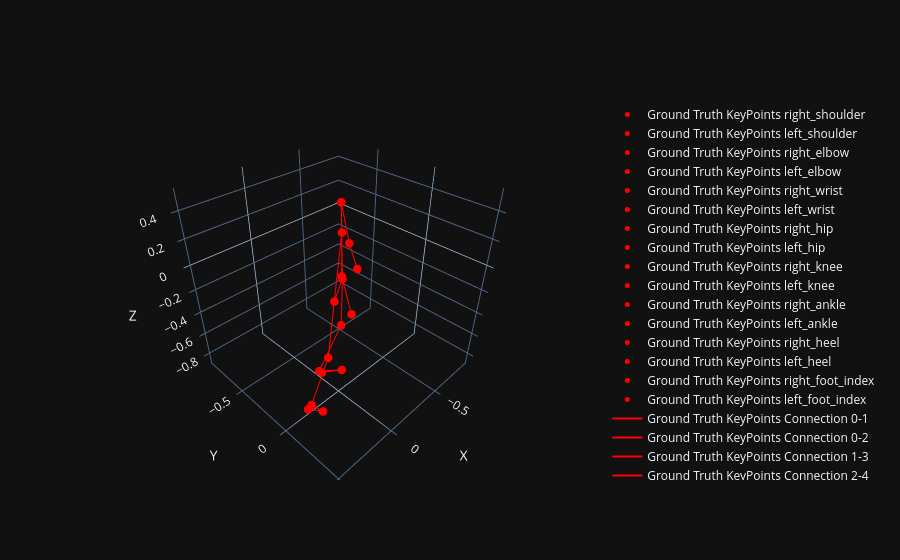
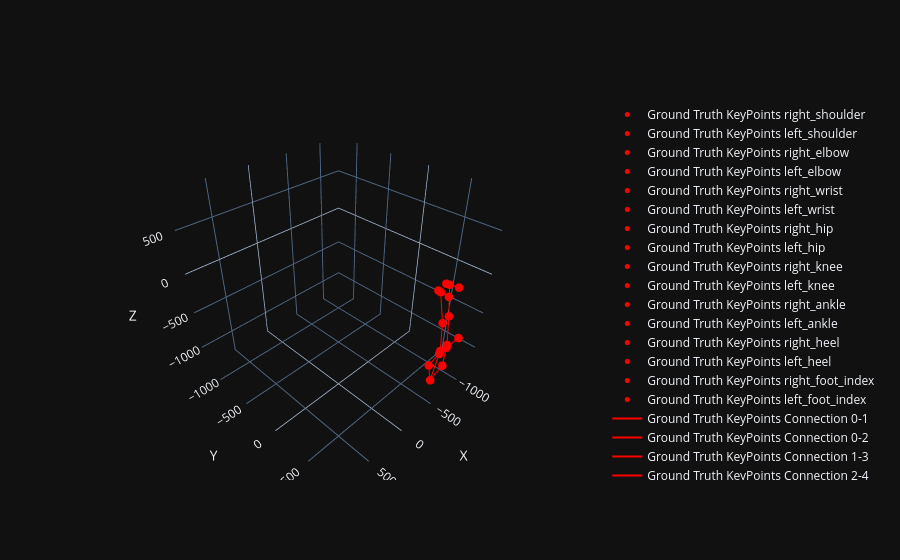

Notebook code for these charts, in order:
### Code cell
file_path = ('results/1.pkl')
with open(file_path, 'rb') as file:
    data = pickle.load(file)
    
data.keys()
gt_keypoints = data['pred']
frame = data['frame']   

def plot_3d_keypoints(keypoints_ground_truth, model_name, image):
    colors = ['red']
    names = ['Ground Truth KeyPoints']

    # Define connections between related keypoints
    if model_name == 'mediapipe':
        connections = [(0, 1), (0, 2), (1, 3), (2, 4), (3, 5), (6, 7), (0, 6),
                       (1, 7), (6, 8), (7, 9), (8, 10), (9, 11), (10, 12),
                       (11, 13), (10, 14), (11, 15), (12, 14), (13, 15)]

    # Create a Plotly 3D scatter plot
    fig = go.Figure()

    keypoints_dict = keypoints_ground_truth
    keypoints_array = np.array([v for v in keypoints_dict.values()])
    x, y, z = keypoints_array[:, 0], -keypoints_array[:, 1], keypoints_array[:, 2]

    # Scatter plot for keypoints
    for kp_name, kp_x, kp_y, kp_z in zip(keypoints_dict.keys(), x, y, z):
        fig.add_trace(go.Scatter3d(
            x=[kp_z], y=[kp_x], z=[kp_y], mode='markers',
            marker=dict(color=colors[0], size=5),
            text=[kp_name], textposition="top center",
            name=f'{names[0]} {kp_name}'
        ))

    # Plot connections
    for connection in connections:
        x_vals = [x[connection[0]], x[connection[1]]]
        y_vals = [y[connection[0]], y[connection[1]]]
        z_vals = [z[connection[0]], z[connection[1]]]
        fig.add_trace(go.Scatter3d(
            x=z_vals, y=x_vals, z=y_vals, mode='lines',
            line=dict(color=colors[0]),
            name=f'{names[0]} Connection {connection[0]}-{connection[1]}'
        ))

    # Combine x, y, z values into a single list
    all_values = tuple(x) + tuple(y) + tuple(z)

    # Find the minimum and maximum values
    min_value = min(all_values) - abs(min(all_values) * 0.1)
    max_value = max(all_values) + abs(max(all_values) * 0.1)

    # Update layout to set axis limits
    fig.update_layout(
        scene=dict(
            aspectmode='cube',
            xaxis=dict(title='X', range=[min_value, max_value]),
            yaxis=dict(title='Y', range=[min_value, max_value]),
            zaxis=dict(title='Z', range=[min_value, max_value])
        )
    )

    # Show the figure
    fig.show()
    
        # Overlay 2D keypoints on image if provided
    if image is not None:
        overlay_2d_keypoints_on_image(keypoints_dict, image, connections)

    
def overlay_2d_keypoints_on_image(keypoints, image, connections):
    if isinstance(next(iter(keypoints.keys())), int):
        for connection in connections:
            pt1 = (int(keypoints[connection[0]][0]), int(keypoints[connection[0]][1]))
            pt2 = (int(keypoints[connection[1]][0]), int(keypoints[connection[1]][1]))
            cv2.line(image, pt1, pt2, (0, 255, 0), 2)
    
    for kp_name, kp in keypoints.items():
        pt = (int(kp[0]), int(kp[1]))
        cv2.circle(image, pt, 5, (0, 0, 255), -1)
        cv2.putText(image, str(kp_name), pt, cv2.FONT_HERSHEY_SIMPLEX, 0.5, (255, 0, 0), 1, cv2.LINE_AA)

    plt.imshow(cv2.cvtColor(image, cv2.COLOR_BGR2RGB))
    plt.axis('off')
    plt.show()

# Check the structure of the keypoints
print(gt_keypoints.keys())


# Example usage with the gt_keypoints data
plot_3d_keypoints(data['pred'], 'mediapipe', frame)
plot_3d_keypoints(data['gt'], 'mediapipe', frame)
plt.imshow(frame)

### Figure 1 — Plotly figure (JSON) as saved in the notebook; plotly's stock layout.template omitted (floating-point values rounded to 4 significant figures)
{"data": [{"marker": {"color": "red", "size": 5}, "mode": "markers", "name": "Ground Truth KeyPoints right_shoulder", "text": ["right_shoulder"], "textposition": "top center", "x": [-0.1497], "y": [-0.1271], "z": [0.4994], "type": "scatter3d"}, {"marker": {"color": "red", "size": 5}, "mode": "markers", "name": "Ground Truth KeyPoints left_shoulder", "text": ["left_shoulder"], "textposition": "top center", "x": [0.05023], "y": [0.07582], "z": [0.4489], "type": "scatter3d"}, {"marker": {"color": "red", "size": 5}, "mode": "markers", "name": "Ground Truth KeyPoints right_elbow", "text": ["right_elbow"], "textposition": "top center", "x": [-0.2226], "y": [-0.1257], "z": [0.1924], "type": "scatter3d"}, {"marker": {"color": "red", "size": 5}, "mode": "markers", "name": "Ground Truth KeyPoints left_elbow", "text": ["left_elbow"], "textposition": "top center", "x": [0.1068], "y": [0.1319], "z": [0.214], "type": "scatter3d"}, {"marker": {"color": "red", "size": 5}, "mode": "markers", "name": "Ground Truth KeyPoints right_wrist", "text": ["right_wrist"], "textposition": "top center", "x": [-0.274], "y": [-0.09683], "z": [-0.01325], "type": "scatter3d"}, {"marker": {"color": "red", "size": 5}, "mode": "markers", "name": "Ground Truth KeyPoints left_wrist", "text": ["left_wrist"], "textposition": "top center", "x": [0.1145], "y": [0.2205], "z": [-0.003597], "type": "scatter3d"}, {"marker": {"color": "red", "size": 5}, "mode": "markers", "name": "Ground Truth KeyPoints right_hip", "text": ["right_hip"], "textposition": "top center", "x": [-0.09814], "y": [-0.06189], "z": [0.008036], "type": "scatter3d"}, {"marker": {"color": "red", "size": 5}, "mode": "markers", "name": "Ground Truth KeyPoints left_hip", "text": ["left_hip"], "textposition": "top center", "x": [0.09939], "y": [0.06369], "z": [-0.003024], "type": "scatter3d"}, {"marker": {"color": "red", "size": 5}, "mode": "markers", "name": "Ground Truth KeyPoints right_knee", "text": ["right_knee"], "textposition": "top center", "x": [-0.07365], "y": [-0.0484], "z": [-0.3533], "type": "scatter3d"}, {"marker": {"color": "red", "size": 5}, "mode": "markers", "name": "Ground Truth KeyPoints left_knee", "text": ["left_knee"], "textposition": "top center", "x": [0.1453], "y": [0.05082], "z": [-0.4424], "type": "scatter3d"}, {"marker": {"color": "red", "size": 5}, "mode": "markers", "name": "Ground Truth KeyPoints right_ankle", "text": ["right_ankle"], "textposition": "top center", "x": [0.07045], "y": [-0.1267], "z": [-0.7432], "type": "scatter3d"}, {"marker": {"color": "red", "size": 5}, "mode": "markers", "name": "Ground Truth KeyPoints left_ankle", "text": ["left_ankle"], "textposition": "top center", "x": [0.2963], "y": [0.03842], "z": [-0.7852], "type": "scatter3d"}, {"marker": {"color": "red", "size": 5}, "mode": "markers", "name": "Ground Truth KeyPoints right_heel", "text": ["right_heel"], "textposition": "top center", "x": [0.04307], "y": [-0.1269], "z": [-0.7775], "type": "scatter3d"}, {"marker": {"color": "red", "size": 5}, "mode": "markers", "name": "Ground Truth KeyPoints left_heel", "text": ["left_heel"], "textposition": "top center", "x": [0.3164], "y": [0.02337], "z": [-0.825], "type": "scatter3d"}, {"marker": {"color": "red", "size": 5}, "mode": "markers", "name": "Ground Truth KeyPoints right_foot_index", "text": ["right_foot_index"], "textposition": "top center", "x": [-0.07184], "y": [-0.0388], "z": [-0.7697], "type": "scatter3d"}, {"marker": {"color": "red", "size": 5}, "mode": "markers", "name": "Ground Truth KeyPoints left_foot_index", "text": ["left_foot_index"], "textposition": "top center", "x": [0.2616], "y": [0.1133], "z": [-0.8168], "type": "scatter3d"}, {"line": {"color": "red"}, "mode": "lines", "name": "Ground Truth KeyPoints Connection 0-1", "x": [-0.1497, 0.05023], "y": [-0.1271, 0.07582], "z": [0.4994, 0.4489], "type": "scatter3d"}, {"line": {"color": "red"}, "mode": "lines", "name": "Ground Truth KeyPoints Connection 0-2", "x": [-0.1497, -0.2226], "y": [-0.1271, -0.1257], "z": [0.4994, 0.1924], "type": "scatter3d"}, {"line": {"color": "red"}, "mode": "lines", "name": "Ground Truth KeyPoints Connection 1-3", "x": [0.05023, 0.1068], "y": [0.07582, 0.1319], "z": [0.4489, 0.214], "type": "scatter3d"}, {"line": {"color": "red"}, "mode": "lines", "name": "Ground Truth KeyPoints Connection 2-4", "x": [-0.2226, -0.274], "y": [-0.1257, -0.09683], "z": [0.1924, -0.01325], "type": "scatter3d"}, {"line": {"color": "red"}, "mode": "lines", "name": "Ground Truth KeyPoints Connection 3-5", "x": [0.1068, 0.1145], "y": [0.1319, 0.2205], "z": [0.214, -0.003597], "type": "scatter3d"}, {"line": {"color": "red"}, "mode": "lines", "name": "Ground Truth KeyPoints Connection 6-7", "x": [-0.09814, 0.09939], "y": [-0.06189, 0.06369], "z": [0.008036, -0.003024], "type": "scatter3d"}, {"line": {"color": "red"}, "mode": "lines", "name": "Ground Truth KeyPoints Connection 0-6", "x": [-0.1497, -0.09814], "y": [-0.1271, -0.06189], "z": [0.4994, 0.008036], "type": "scatter3d"}, {"line": {"color": "red"}, "mode": "lines", "name": "Ground Truth KeyPoints Connection 1-7", "x": [0.05023, 0.09939], "y": [0.07582, 0.06369], "z": [0.4489, -0.003024], "type": "scatter3d"}, {"line": {"color": "red"}, "mode": "lines", "name": "Ground Truth KeyPoints Connection 6-8", "x": [-0.09814, -0.07365], "y": [-0.06189, -0.0484], "z": [0.008036, -0.3533], "type": "scatter3d"}, {"line": {"color": "red"}, "mode": "lines", "name": "Ground Truth KeyPoints Connection 7-9", "x": [0.09939, 0.1453], "y": [0.06369, 0.05082], "z": [-0.003024, -0.4424], "type": "scatter3d"}, {"line": {"color": "red"}, "mode": "lines", "name": "Ground Truth KeyPoints Connection 8-10", "x": [-0.07365, 0.07045], "y": [-0.0484, -0.1267], "z": [-0.3533, -0.7432], "type": "scatter3d"}, {"line": {"color": "red"}, "mode": "lines", "name": "Ground Truth KeyPoints Connection 9-11", "x": [0.1453, 0.2963], "y": [0.05082, 0.03842], "z": [-0.4424, -0.7852], "type": "scatter3d"}, {"line": {"color": "red"}, "mode": "lines", "name": "Ground Truth KeyPoints Connection 10-12", "x": [0.07045, 0.04307], "y": [-0.1267, -0.1269], "z": [-0.7432, -0.7775], "type": "scatter3d"}, {"line": {"color": "red"}, "mode": "lines", "name": "Ground Truth KeyPoints Connection 11-13", "x": [0.2963, 0.3164], "y": [0.03842, 0.02337], "z": [-0.7852, -0.825], "type": "scatter3d"}, {"line": {"color": "red"}, "mode": "lines", "name": "Ground Truth KeyPoints Connection 10-14", "x": [0.07045, -0.07184], "y": [-0.1267, -0.0388], "z": [-0.7432, -0.7697], "type": "scatter3d"}, {"line": {"color": "red"}, "mode": "lines", "name": "Ground Truth KeyPoints Connection 11-15", "x": [0.2963, 0.2616], "y": [0.03842, 0.1133], "z": [-0.7852, -0.8168], "type": "scatter3d"}, {"line": {"color": "red"}, "mode": "lines", "name": "Ground Truth KeyPoints Connection 12-14", "x": [0.04307, -0.07184], "y": [-0.1269, -0.0388], "z": [-0.7775, -0.7697], "type": "scatter3d"}, {"line": {"color": "red"}, "mode": "lines", "name": "Ground Truth KeyPoints Connection 13-15", "x": [0.3164, 0.2616], "y": [0.02337, 0.1133], "z": [-0.825, -0.8168], "type": "scatter3d"}], "layout": {"scene": {"xaxis": {"title": {"text": "X"}, "range": [-0.9075, 0.5493]}, "yaxis": {"title": {"text": "Y"}, "range": [-0.9075, 0.5493]}, "zaxis": {"title": {"text": "Z"}, "range": [-0.9075, 0.5493]}, "aspectmode": "cube"}}}

### Figure 2 — Plotly figure (JSON) as saved in the notebook; plotly's stock layout.template omitted (floating-point values rounded to 4 significant figures)
{"data": [{"marker": {"color": "red", "size": 5}, "mode": "markers", "name": "Ground Truth KeyPoints right_shoulder", "text": ["right_shoulder"], "textposition": "top center", "x": [-671.9], "y": [760.5], "z": [-1177.0], "type": "scatter3d"}, {"marker": {"color": "red", "size": 5}, "mode": "markers", "name": "Ground Truth KeyPoints left_shoulder", "text": ["left_shoulder"], "textposition": "top center", "x": [-962.4], "y": [722.9], "z": [-1183.0], "type": "scatter3d"}, {"marker": {"color": "red", "size": 5}, "mode": "markers", "name": "Ground Truth KeyPoints right_elbow", "text": ["right_elbow"], "textposition": "top center", "x": [-625.3], "y": [741.6], "z": [-930.8], "type": "scatter3d"}, {"marker": {"color": "red", "size": 5}, "mode": "markers", "name": "Ground Truth KeyPoints left_elbow", "text": ["left_elbow"], "textposition": "top center", "x": [-998.1], "y": [716.1], "z": [-932.1], "type": "scatter3d"}, {"marker": {"color": "red", "size": 5}, "mode": "markers", "name": "Ground Truth KeyPoints right_wrist", "text": ["right_wrist"], "textposition": "top center", "x": [-649.8], "y": [826.8], "z": [-723.2], "type": "scatter3d"}, {"marker": {"color": "red", "size": 5}, "mode": "markers", "name": "Ground Truth KeyPoints left_wrist", "text": ["left_wrist"], "textposition": "top center", "x": [-1014.0], "y": [826.1], "z": [-730.7], "type": "scatter3d"}, {"marker": {"color": "red", "size": 5}, "mode": "markers", "name": "Ground Truth KeyPoints right_hip", "text": ["right_hip"], "textposition": "top center", "x": [-756.9], "y": [776.5], "z": [-784.3], "type": "scatter3d"}, {"marker": {"color": "red", "size": 5}, "mode": "markers", "name": "Ground Truth KeyPoints left_hip", "text": ["left_hip"], "textposition": "top center", "x": [-901.2], "y": [766.7], "z": [-798.7], "type": "scatter3d"}, {"marker": {"color": "red", "size": 5}, "mode": "markers", "name": "Ground Truth KeyPoints right_knee", "text": ["right_knee"], "textposition": "top center", "x": [-742.7], "y": [756.2], "z": [-406.7], "type": "scatter3d"}, {"marker": {"color": "red", "size": 5}, "mode": "markers", "name": "Ground Truth KeyPoints left_knee", "text": ["left_knee"], "textposition": "top center", "x": [-900.7], "y": [729.1], "z": [-421.8], "type": "scatter3d"}, {"marker": {"color": "red", "size": 5}, "mode": "markers", "name": "Ground Truth KeyPoints right_ankle", "text": ["right_ankle"], "textposition": "top center", "x": [-719.2], "y": [693.5], "z": [-37.65], "type": "scatter3d"}, {"marker": {"color": "red", "size": 5}, "mode": "markers", "name": "Ground Truth KeyPoints left_ankle", "text": ["left_ankle"], "textposition": "top center", "x": [-897.8], "y": [678.3], "z": [-43.18], "type": "scatter3d"}, {"marker": {"color": "red", "size": 5}, "mode": "markers", "name": "Ground Truth KeyPoints right_heel", "text": ["right_heel"], "textposition": "top center", "x": [-724.1], "y": [662.2], "z": [-36.17], "type": "scatter3d"}, {"marker": {"color": "red", "size": 5}, "mode": "markers", "name": "Ground Truth KeyPoints left_heel", "text": ["left_heel"], "textposition": "top center", "x": [-887.7], "y": [645.0], "z": [-42.78], "type": "scatter3d"}, {"marker": {"color": "red", "size": 5}, "mode": "markers", "name": "Ground Truth KeyPoints right_foot_index", "text": ["right_foot_index"], "textposition": "top center", "x": [-704.6], "y": [795.8], "z": [-34.09], "type": "scatter3d"}, {"marker": {"color": "red", "size": 5}, "mode": "markers", "name": "Ground Truth KeyPoints left_foot_index", "text": ["left_foot_index"], "textposition": "top center", "x": [-911.1], "y": [777.7], "z": [-36.55], "type": "scatter3d"}, {"line": {"color": "red"}, "mode": "lines", "name": "Ground Truth KeyPoints Connection 0-1", "x": [-671.9, -962.4], "y": [760.5, 722.9], "z": [-1177.0, -1183.0], "type": "scatter3d"}, {"line": {"color": "red"}, "mode": "lines", "name": "Ground Truth KeyPoints Connection 0-2", "x": [-671.9, -625.3], "y": [760.5, 741.6], "z": [-1177.0, -930.8], "type": "scatter3d"}, {"line": {"color": "red"}, "mode": "lines", "name": "Ground Truth KeyPoints Connection 1-3", "x": [-962.4, -998.1], "y": [722.9, 716.1], "z": [-1183.0, -932.1], "type": "scatter3d"}, {"line": {"color": "red"}, "mode": "lines", "name": "Ground Truth KeyPoints Connection 2-4", "x": [-625.3, -649.8], "y": [741.6, 826.8], "z": [-930.8, -723.2], "type": "scatter3d"}, {"line": {"color": "red"}, "mode": "lines", "name": "Ground Truth KeyPoints Connection 3-5", "x": [-998.1, -1014.0], "y": [716.1, 826.1], "z": [-932.1, -730.7], "type": "scatter3d"}, {"line": {"color": "red"}, "mode": "lines", "name": "Ground Truth KeyPoints Connection 6-7", "x": [-756.9, -901.2], "y": [776.5, 766.7], "z": [-784.3, -798.7], "type": "scatter3d"}, {"line": {"color": "red"}, "mode": "lines", "name": "Ground Truth KeyPoints Connection 0-6", "x": [-671.9, -756.9], "y": [760.5, 776.5], "z": [-1177.0, -784.3], "type": "scatter3d"}, {"line": {"color": "red"}, "mode": "lines", "name": "Ground Truth KeyPoints Connection 1-7", "x": [-962.4, -901.2], "y": [722.9, 766.7], "z": [-1183.0, -798.7], "type": "scatter3d"}, {"line": {"color": "red"}, "mode": "lines", "name": "Ground Truth KeyPoints Connection 6-8", "x": [-756.9, -742.7], "y": [776.5, 756.2], "z": [-784.3, -406.7], "type": "scatter3d"}, {"line": {"color": "red"}, "mode": "lines", "name": "Ground Truth KeyPoints Connection 7-9", "x": [-901.2, -900.7], "y": [766.7, 729.1], "z": [-798.7, -421.8], "type": "scatter3d"}, {"line": {"color": "red"}, "mode": "lines", "name": "Ground Truth KeyPoints Connection 8-10", "x": [-742.7, -719.2], "y": [756.2, 693.5], "z": [-406.7, -37.65], "type": "scatter3d"}, {"line": {"color": "red"}, "mode": "lines", "name": "Ground Truth KeyPoints Connection 9-11", "x": [-900.7, -897.8], "y": [729.1, 678.3], "z": [-421.8, -43.18], "type": "scatter3d"}, {"line": {"color": "red"}, "mode": "lines", "name": "Ground Truth KeyPoints Connection 10-12", "x": [-719.2, -724.1], "y": [693.5, 662.2], "z": [-37.65, -36.17], "type": "scatter3d"}, {"line": {"color": "red"}, "mode": "lines", "name": "Ground Truth KeyPoints Connection 11-13", "x": [-897.8, -887.7], "y": [678.3, 645.0], "z": [-43.18, -42.78], "type": "scatter3d"}, {"line": {"color": "red"}, "mode": "lines", "name": "Ground Truth KeyPoints Connection 10-14", "x": [-719.2, -704.6], "y": [693.5, 795.8], "z": [-37.65, -34.09], "type": "scatter3d"}, {"line": {"color": "red"}, "mode": "lines", "name": "Ground Truth KeyPoints Connection 11-15", "x": [-897.8, -911.1], "y": [678.3, 777.7], "z": [-43.18, -36.55], "type": "scatter3d"}, {"line": {"color": "red"}, "mode": "lines", "name": "Ground Truth KeyPoints Connection 12-14", "x": [-724.1, -704.6], "y": [662.2, 795.8], "z": [-36.17, -34.09], "type": "scatter3d"}, {"line": {"color": "red"}, "mode": "lines", "name": "Ground Truth KeyPoints Connection 13-15", "x": [-887.7, -911.1], "y": [645.0, 777.7], "z": [-42.78, -36.55], "type": "scatter3d"}], "layout": {"scene": {"xaxis": {"title": {"text": "X"}, "range": [-1302.0, 909.5]}, "yaxis": {"title": {"text": "Y"}, "range": [-1302.0, 909.5]}, "zaxis": {"title": {"text": "Z"}, "range": [-1302.0, 909.5]}, "aspectmode": "cube"}}}
